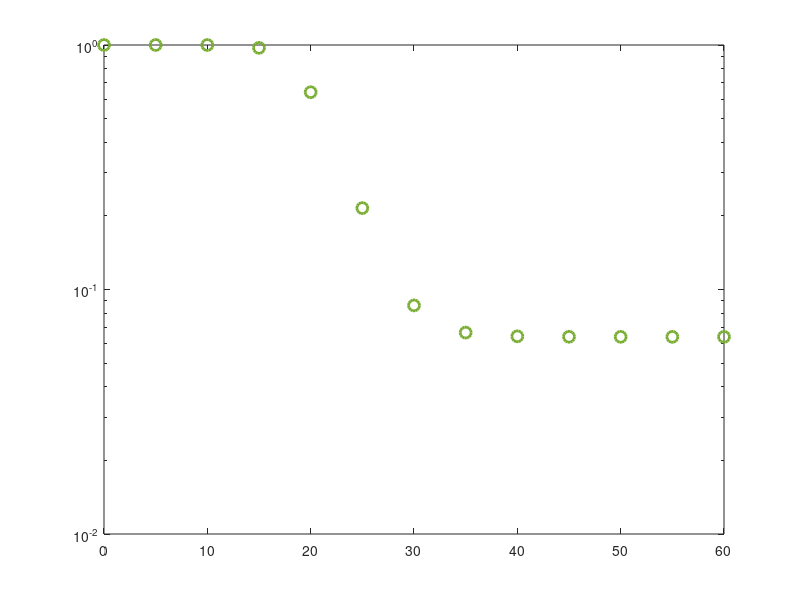

Write the MATLAB code that produced this figure. (Note: this script raises an error after producing the figure.)

clear all;clc ;close all;
N = 1e6; %iterasyon

ps_dB = 0:5:60;
ps=db2pow(ps_dB);

%pe_dB=0;
%pe=db2pow(pe_dB);

pr=ps;

var_hsr=1;
var_hrd1=1;var_hrd2=1;
var_hsd1=1;var_hsd2=1;
var_hre=1;


hsr  = sqrt(var_hsr/2) *(randn(1,N) + 1i*randn(1,N)); % Channel Gain of hsr
hrd1 = sqrt(var_hrd1/2)*(randn(1,N) + 1i*randn(1,N)); % Channel Gain of hrd1
hrd2 = sqrt(var_hrd2/2)*(randn(1,N) + 1i*randn(1,N)); % Channel Gain of hrd2
hsd1 = sqrt(var_hsd1/2)*(randn(1,N) + 1i*randn(1,N));% Channel Gain of hsd1
hsd2 = sqrt(var_hsd2/2)*(randn(1,N) + 1i*randn(1,N));% Channel Gain of hsd2
hre  = sqrt(var_hre/2) *(randn(1,N) + 1i*randn(1,N));% Channel Gain of hre

hsr_square = abs(hsr).^2; % Channel Coefficient hsr
hrd1_square = abs(hrd1).^2; % Channel Coefficient hrd1
hrd2_square = abs(hrd2).^2;% Channel Coefficient hrd2
hsd1_square = abs(hsd1).^2;% Channel Coefficient hsd1
hsd2_square = abs(hsd2).^2;% Channel Coefficient hsd2
hre_square = abs(hre).^2;% Channel Coefficient hre




a1= 0.85;
a2=1-0.85;

%R1,R2,Pe

R1_Setup = [ 0.5 0.5 0.1];
R2_Setup = [  2  2  0.5];
pe_Setup = [  0  -2  -2];
for kk = 1:max(size(R1_Setup))
R1=R1_Setup(kk);
R2=R2_Setup(kk);
%R2=10.^(0.1*R2);
pe=10.^(0.1*pe_Setup(kk));
for i = 1:length(ps_dB)

YSR1_NOMA = (a1*ps(i)*hsr_square)/((a2*ps(i)*hsr_square)+1);
YSR2_NOMA = (a2*ps(i)*hsr_square);

YSD1_NOMA = (a1*ps(i)*hsd1_square)/((a2*ps(i)*hsd1_square)+1);
YSD2_NOMA = (a2*ps(i)*hsd2_square);

YRD1_NOMA = (a1*ps(i)*hrd1_square)/((a2*ps(i)*hrd1_square)+1);
YRD2_NOMA = (a2*ps(i)*hrd2_square);

Tot_Y1 = max(YSD1_NOMA,min(YSR1_NOMA,YRD1_NOMA));

Tot_Y2 = max(YSD2_NOMA,min(YSR2_NOMA,YRD2_NOMA));


YRE1 = (a1*pe*hre_square);
YRE2 = (a2*pe*hre_square);
    
Capacity_SD1 = 0.5*log2(1+Tot_Y1);
Capacity_SD2 = 0.5*log2(1+Tot_Y2);


Capacity_RE1 = 0.5*log2(1+YRE1);
Capacity_RE2 = 0.5*log2(1+YRE2);

%Secrecy_NOMA1= 0.5*log((1+Tot_Y1)./(1+YRE1));
%Secrecy_NOMA2= 0.5*log((1+Tot_Y2)./(1+YRE2));

Secrecy_NOMA1 = max(0,Capacity_SD1-Capacity_RE1);
Secrecy_NOMA2 =  max(0,Capacity_SD2-Capacity_RE2);


    SOP_1 = find(Secrecy_NOMA1>R1);
    SOP_2 = find(Secrecy_NOMA2>R2);
     
     PSOP_1(kk,i)=length(SOP_1)/N;  
     PSOP_2(kk,i)=length(SOP_2)/N;  
     
     %Tot_SOP(kk,i) = 1-((PSOP_1(kk,i))*PSOP_2(kk,i));
     
     Tot_SOP1(kk,i) =  (1-PSOP_1(kk,i))+ (1-PSOP_2(kk,i))-((1-PSOP_2(kk,i))*(1-PSOP_1(kk,i)));
           
     
end
end
figure
semilogy(ps_dB,Tot_SOP1(1,:),'Marker','o','Linewidth',2,'MarkerSize',8,'Color','#77AC30','LineStyle','none'),hold on
semilogy(ps_dB,Tot_SOP1(2,:),'Marker','hexagram','Linewidth',2,'MarkerSize',8,'Color','#0072BD','LineStyle', ' none '),
semilogy(ps_dB,Tot_SOP1(3,:),'Marker','x','Linewidth',2,'MarkerSize',8,'Color','#7E2F8E','LineStyle',' none '),

NOMA_THEO(R1_Setup,R2_Setup,pe_Setup);
Fig3_OMA_Theory(R1_Setup,R2_Setup,pe_Setup);
legend('R_1=0.5, R_2=2, λ_E=0 (dB) sim.','R_1=0.5, R_2=2, λ_E=-2 (dB) sim.','R_1=0.1, R_2=0.5, λ_E=-2 (dB) sim.', 'NOMA ana.', '', '', 'NOMA asymptotic', '', '', 'OMA ana.', '', '', 'FontSize',11)

grid on
xlabel('SNR (dB)', 'FontSize', 15);
ylabel('Secrecy Outage Probability', 'FontSize', 15);
axis([0 60  1e-4 1])